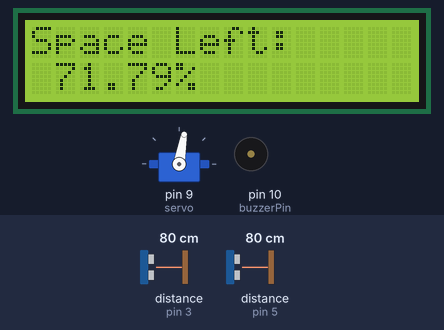
The sketch below on a simulated Arduino Uno, built with avr-gcc and run on an emulated ATmega328P. On the bench: 16×2 character LCD, servo, buzzer (waves = sounding, pin HIGH). Wiring (inferred from the names in the program): 2 × ultrasonic range finder: trigger pin 2, echo pin 3 / trigger pin 4, echo pin 5. The inputs (shaded band) are chosen by the test bench; at power-on: distance to the obstacle (sensors on pin 3, pin 5) 80 cm. The echo pulse lasts 58.3 µs per cm; pins used as bus, display or sensor lines are not drawn; what the sketch prints to the serial monitor is not drawn.

Above: at 1.6 s.
1.7 s: distance to the obstacle (sensor on pin 3) set to 264 cm
At 5.1 s:
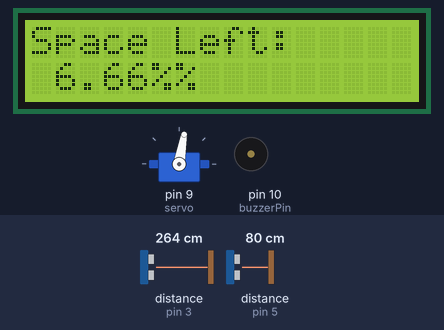
5.6 s: distance to the obstacle (sensor on pin 3) set to 274 cm
At 7.9 s:
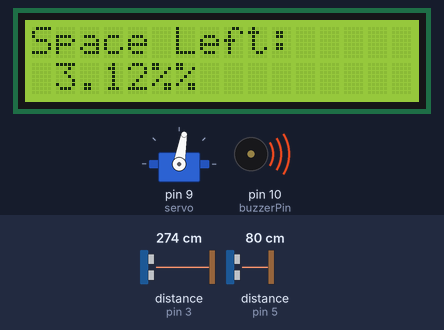
8.7 s: distance to the obstacle (sensor on pin 5) set to 23 cm
10.8 s: distance to the obstacle (sensor on pin 5) set to 19 cm
At 11.7 s:
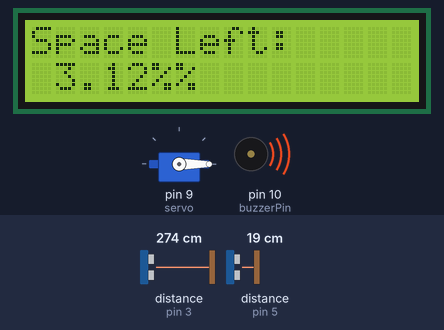
12.9 s: distance to the obstacle (sensor on pin 3) set to 2 cm
At 16.1 s:
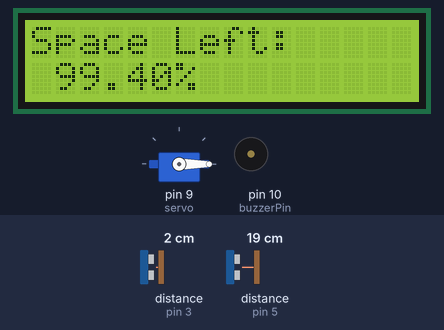
16.4 s: distance to the obstacle (sensor on pin 3) set to 299 cm
At 18.4 s:
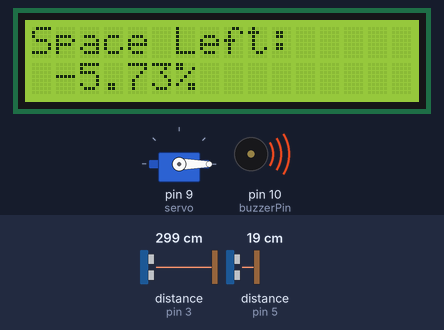
Timing chart, 0 to 19.9 s (numbered marks = the images above; inputs shaded):
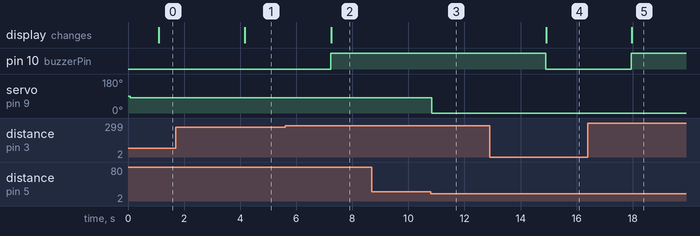

The sketch:

SmartBin.ino
```cpp
#include <Wire.h>
#include <LiquidCrystal_I2C.h>
#include <Servo.h>

// Define the pins for the ultrasonic sensors
const int trigPin1 = 2;
const int echoPin1 = 3;
const int trigPin2 = 4;
const int echoPin2 = 5;
float depth;
const float DustbinHeight = 280;
int buzzerPin = 10;
int   servoPos = 0;

float distance1, distance2, duration1, duration2;


LiquidCrystal_I2C lcd(0x27, 16, 2);

Servo servo;

void setup() {

  Serial.begin(9600);


  lcd.init();
  lcd.backlight();


  pinMode(trigPin1, OUTPUT);
  pinMode(echoPin1, INPUT);
  pinMode(trigPin2, OUTPUT);
  pinMode(echoPin2, INPUT);
  pinMode(buzzerPin,OUTPUT);

  servo.attach(9);
}

void loop() {

  digitalWrite(trigPin1, LOW);
  delayMicroseconds(2);
  digitalWrite(trigPin1, HIGH);
  delayMicroseconds(10);
  digitalWrite(trigPin1, LOW);


  distance1 = pulseIn(echoPin1, HIGH)*0.017;


  digitalWrite(trigPin2, LOW);
  delayMicroseconds(2);
  digitalWrite(trigPin2, HIGH);
  delayMicroseconds(10);
  digitalWrite(trigPin2, LOW);

  servoPos = servo.read();

  distance2 = pulseIn(echoPin2, HIGH) *0.017;

  depth = ((DustbinHeight - distance1)/DustbinHeight )*100;
  if (distance2<20){
    servo.write(0);
  }
  else{
    servo.write(80);
  }
  delay (1000);
  if (depth<5){
    digitalWrite(buzzerPin, HIGH);
  }
  else{
    digitalWrite(buzzerPin, LOW);
  }
  // if (servoPos == 90){
  //   lcd.setCursor(0,0);
  //   lcd.print("please, Close the lid");
  // }


  Serial.print("Distance 2:");
  Serial.print(distance2);
  Serial.print(" cm");

  Serial.println();

  lcd.setCursor(0, 0);
  lcd.print("Space Left: ");
  lcd.setCursor(1, 4);
  lcd.print(depth);
  lcd.print("%");


  delay(500);
}
```

Measured:
- the behaviour switches between 268 and 269 cm on distance to the obstacle (sensor on pin 3) (found by bisection; images 1 and 2)
- the behaviour switches between 21 and 20 cm on distance to the obstacle (sensor on pin 5) (found by bisection; images 2 and 3)
- after the input at 1.7 s, the display: changes after 2.5 s (image 1)
- after the input at 5.6 s, pin 10 (buzzerPin): LOW → HIGH after 1.6 s; the display: changes after 1.6 s (image 2)
- after the input at 8.7 s, every drawn part: stays the same
- after the input at 10.8 s, servo on pin 9 (servo): 80° → 0° at once
- after the input at 12.9 s, pin 10 (buzzerPin): HIGH → LOW after 2.0 s; the display: changes after 2.0 s (image 4)
- after the input at 16.4 s, pin 10 (buzzerPin): LOW → HIGH after 1.6 s; the display: changes after 1.6 s (image 5)
